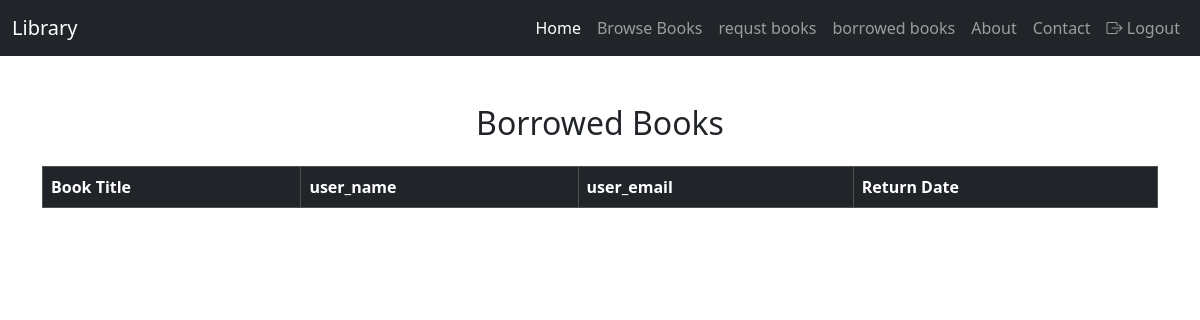
Before: /view_rented_history/ with the older database file.
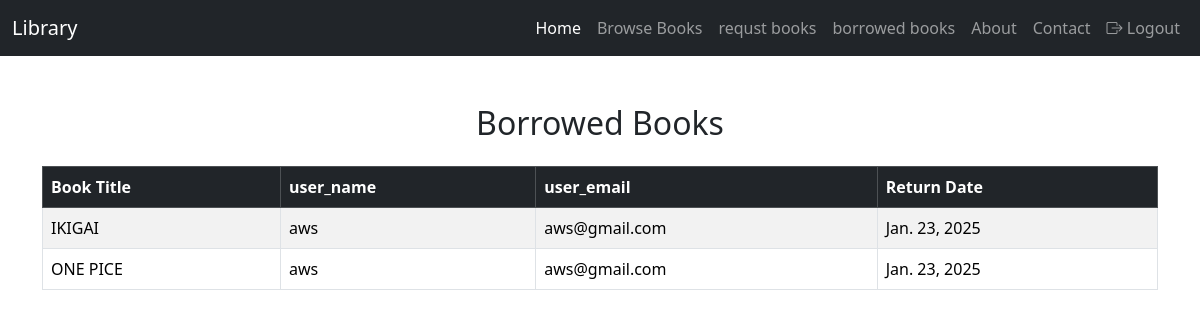
After: the same page with the newer database file.
### bookapp/models.py (models this page shows)
class Borrow(models.Model):
    STATUS_CHOICES = [
        ('Pending', 'Pending'),
        ('Approved', 'Approved'),
        ('Rejected', 'Rejected'),
        ('Returned', 'Returned'),
        ('Return Requested', 'Return Requested'),
    ]
    book = models.ForeignKey(books, on_delete=models.CASCADE)
    user = models.ForeignKey(User, on_delete=models.CASCADE)
    request_date = models.DateField(auto_now_add=True)
    approval_date = models.DateField(null=True, blank=True)
    r_date = models.DateField(null=True, blank=True)  # Only set when approved
    status = models.CharField(max_length=20, choices=STATUS_CHOICES, default='Pending')
    return_request_date = models.DateField(null=True, blank=True)  # Date when user requests to return
    return_approval_date = models.DateField(null=True, blank=True)  # Date when admin approves return
    extension_requested_date = models.DateField(null=True, blank=True)
    new_return_date = models.DateField(null=True, blank=True)
    extension_status = models.CharField(
        max_length=20,
        choices=[('Pending', 'Pending'), ('Approved', 'Approved'), ('Rejected', 'Rejected')],
        default='Pending')

class books(models.Model):
    title = models.CharField(max_length=200)
    auther = models.CharField(max_length=200)
    description = models.TextField()
    publication_date = models.DateField()
    location = models.ForeignKey('locations', on_delete=models.CASCADE, null=True, blank=True)
    genre = models.ForeignKey('genres', on_delete=models.CASCADE)
    cover_image = models.FileField()
    available_copies = models.IntegerField(default=2)

### bookapp/views.py (the view)
# urls.py: path('view_rented_history/', views.returned_book, name='view_rented_history'),
def returned_book(req):
    borrow = Borrow.objects.filter(status='Returned')
    return render(req, 'admin/returned_books.html', {'borrow': borrow})

### templates/admin/returned_books.html (shortened to what this page needs)
<!DOCTYPE html>
<html lang="en">
<head>
    <link href="https://cdn.jsdelivr.net/npm/bootstrap@5.3.3/dist/css/bootstrap.min.css" rel="stylesheet">
    <link href="https://cdn.jsdelivr.net/npm/bootstrap-icons/font/bootstrap-icons.css" rel="stylesheet">
</head>
<body>
  <nav class="navbar navbar-expand-lg navbar-dark bg-dark">
    <div class="container-fluid">
      <a class="navbar-brand" href="#">Library </a>
      <div class="collapse navbar-collapse" id="navbarNav">
        <ul class="navbar-nav ms-auto">
          <li class="nav-item">
            <a class="nav-link active" href="../user">Home</a>
          </li>
          <li class="nav-item">
            <a class="nav-link" href="../books">Browse Books</a>
          </li>
          <li class="nav-item">
            <a class="nav-link" href="../view_borrow_req">requst books</a>
          </li>
          <li class="nav-item">
            <a class="nav-link" href="../view_borrow">borrowed books</a>
          </li>
          <li class="nav-item">
            <a class="nav-link" href="../about">About</a>
          </li>
          <li class="nav-item">
            <a class="nav-link" href="../contact">Contact</a>
          </li>
          <li class="nav-item">
            <a class=" nav-link" href="../logout"><i class="bi bi-box-arrow-right"></i> Logout</a>
          </li>
        </ul>
      </div>
    </div>
  </nav>
    <div class="container py-5">
        <h2 class="text-center mb-4">Borrowed Books</h2>
        <div class="table-responsive">
            <table class="table table-striped table-bordered">
                <thead class="table-dark">
                    <tr>
                        <th>Book Title</th>
                        <th>user_name</th>
                        <th>user_email</th>
                        <th>Return Date</th>
                    </tr>
                </thead>
                <tbody>
                    {% for b in borrow %}
                    <tr>
                        <td>{{ b.book.title }}</td>
                        <td>{{ b.user.first_name }}</td>
                        <td>{{ b.user.email }}</td>
                        <td>{{ b.return_approval_date}}</td>
                    </tr>
                {% endfor %}
                </tbody>
            </table>
          </div>
        </div>
</body>
</html>

Changed rows visible on the page:
added Borrow: book "IKIGAI", user.first_name "aws", user.email "aws@gmail.com", return_approval_date "Jan. 23, 2025"
added Borrow: book "ONE PICE", user.first_name "aws", user.email "aws@gmail.com", return_approval_date "Jan. 23, 2025"
